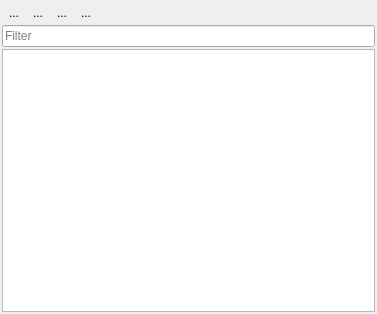
<?xml version="1.0" encoding="UTF-8"?>
<ui version="4.0">
 <class>DockPanel</class>
 <widget class="QDockWidget" name="DockPanel">
  <property name="geometry">
   <rect>
    <x>0</x>
    <y>0</y>
    <width>377</width>
    <height>314</height>
   </rect>
  </property>
  <property name="windowTitle">
   <string>Data Views</string>
  </property>
  <widget class="QFrame" name="dockWidgetContentsFrame">
   <property name="frameShape">
    <enum>QFrame::NoFrame</enum>
   </property>
   <property name="frameShadow">
    <enum>QFrame::Sunken</enum>
   </property>
   <layout class="QVBoxLayout" name="verticalLayout">
    <property name="spacing">
     <number>2</number>
    </property>
    <property name="leftMargin">
     <number>2</number>
    </property>
    <property name="topMargin">
     <number>2</number>
    </property>
    <property name="rightMargin">
     <number>2</number>
    </property>
    <property name="bottomMargin">
     <number>2</number>
    </property>
    <item>
     <layout class="QHBoxLayout" name="horizontalLayout">
      <property name="spacing">
       <number>0</number>
      </property>
      <property name="topMargin">
       <number>0</number>
      </property>
      <item>
       <widget class="QToolButton" name="mRasterLayerStyling">
        <property name="text">
         <string>...</string>
        </property>
        <property name="icon">
         <iconset>
          <normaloff>:/images/themes/default/propertyicons/symbology.svg</normaloff>:/images/themes/default/propertyicons/symbology.svg</iconset>
        </property>
        <property name="checkable">
         <bool>true</bool>
        </property>
        <property name="autoRaise">
         <bool>true</bool>
        </property>
       </widget>
      </item>
      <item>
       <widget class="QToolButton" name="btnRemoveSource">
        <property name="text">
         <string>...</string>
        </property>
        <property name="icon">
         <iconset>
          <normaloff>:/images/themes/default/mActionRemove.svg</normaloff>:/images/themes/default/mActionRemove.svg</iconset>
        </property>
        <property name="autoRaise">
         <bool>true</bool>
        </property>
       </widget>
      </item>
      <item>
       <widget class="QToolButton" name="btnCollapse">
        <property name="text">
         <string>...</string>
        </property>
        <property name="icon">
         <iconset>
          <normaloff>:/images/themes/default/mActionCollapseTree.svg</normaloff>:/images/themes/default/mActionCollapseTree.svg</iconset>
        </property>
        <property name="autoRaise">
         <bool>true</bool>
        </property>
       </widget>
      </item>
      <item>
       <widget class="QToolButton" name="btnExpand">
        <property name="text">
         <string>...</string>
        </property>
        <property name="icon">
         <iconset>
          <normaloff>:/images/themes/default/mActionExpandTree.svg</normaloff>:/images/themes/default/mActionExpandTree.svg</iconset>
        </property>
        <property name="autoRaise">
         <bool>true</bool>
        </property>
       </widget>
      </item>
      <item>
       <spacer name="horizontalSpacer">
        <property name="orientation">
         <enum>Qt::Horizontal</enum>
        </property>
        <property name="sizeHint" stdset="0">
         <size>
          <width>0</width>
          <height>20</height>
         </size>
        </property>
       </spacer>
      </item>
     </layout>
    </item>
    <item>
     <widget class="QgsFilterLineEdit" name="tbFilterText">
      <property name="sizePolicy">
       <sizepolicy hsizetype="Expanding" vsizetype="Fixed">
        <horstretch>1</horstretch>
        <verstretch>0</verstretch>
       </sizepolicy>
      </property>
      <property name="placeholderText">
       <string>Filter</string>
      </property>
      <property name="qgisRelation" stdset="0">
       <string notr="true"/>
      </property>
     </widget>
    </item>
    <item>
     <widget class="DockTreeView" name="dockTreeView">
      <property name="sizePolicy">
       <sizepolicy hsizetype="Preferred" vsizetype="Preferred">
        <horstretch>0</horstretch>
        <verstretch>2</verstretch>
       </sizepolicy>
      </property>
      <property name="editTriggers">
       <set>QAbstractItemView::DoubleClicked|QAbstractItemView::EditKeyPressed|QAbstractItemView::SelectedClicked</set>
      </property>
      <property name="showDropIndicator" stdset="0">
       <bool>true</bool>
      </property>
      <property name="dragEnabled">
       <bool>true</bool>
      </property>
      <property name="dragDropOverwriteMode">
       <bool>false</bool>
      </property>
      <property name="dragDropMode">
       <enum>QAbstractItemView::DragDrop</enum>
      </property>
      <property name="defaultDropAction">
       <enum>Qt::MoveAction</enum>
      </property>
      <property name="indentation">
       <number>12</number>
      </property>
     </widget>
    </item>
   </layout>
  </widget>
  <action name="actionCollapseTreeNodes">
   <property name="icon">
    <iconset>
     <normaloff>:/images/themes/default/mActionCollapseTree.svg</normaloff>:/images/themes/default/mActionCollapseTree.svg</iconset>
   </property>
   <property name="text">
    <string>Collapse Tree Nodes</string>
   </property>
  </action>
  <action name="actionExpandTreeNodes">
   <property name="icon">
    <iconset>
     <normaloff>:/images/themes/default/mActionExpandTree.svg</normaloff>:/images/themes/default/mActionExpandTree.svg</iconset>
   </property>
   <property name="text">
    <string>Expand Tree Nodes</string>
   </property>
  </action>
  <action name="actionAddDataSource">
   <property name="icon">
    <iconset>
     <normaloff>:/images/themes/default/mActionAdd.svg</normaloff>:/images/themes/default/mActionAdd.svg</iconset>
   </property>
   <property name="text">
    <string>Add Data Source</string>
   </property>
   <property name="toolTip">
    <string>Adds a data source, e.g. raster or vector file</string>
   </property>
  </action>
  <action name="actionRemoveSelected">
   <property name="icon">
    <iconset>
     <normaloff>:/images/themes/default/mActionRemove.svg</normaloff>:/images/themes/default/mActionRemove.svg</iconset>
   </property>
   <property name="text">
    <string>Remove Selected Layers / Views</string>
   </property>
   <property name="toolTip">
    <string>Removes selected layers and data views</string>
   </property>
  </action>
 </widget>
 <customwidgets>
  <customwidget>
   <class>QgsFilterLineEdit</class>
   <extends>QLineEdit</extends>
   <header>qgsfilterlineedit.h</header>
  </customwidget>
  <customwidget>
   <class>DockTreeView</class>
   <extends>QTreeView</extends>
   <header>enmapbox.gui.dataviews.dockmanager</header>
  </customwidget>
 </customwidgets>
 <resources>
  <include location="../../../../../QGIS/images/images.qrc"/>
 </resources>
 <connections/>
</ui>
